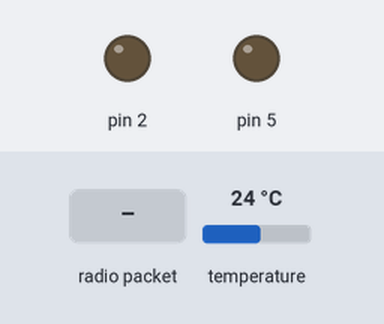
Bench run of a sketch on a simulated Arduino Uno, built with avr-gcc and run on an emulated ATmega328P. Parts: output pins drawn as LEDs (lit = HIGH). Inputs (shaded band) come from the test bench; at power-on: temperature 24 °C. No radio packets arrive unless stated; what the sketch prints to the serial monitor is not drawn.

Above: at 1.2 s.
1.3 s: radio packet "1" arrives
At 2.8 s:
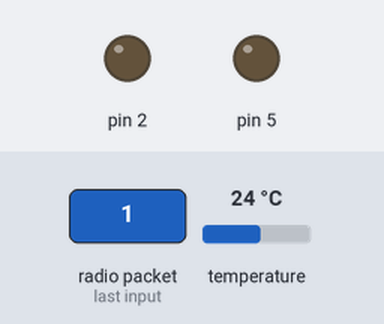
13.1 s: radio packet "0" arrives
At 14.1 s:
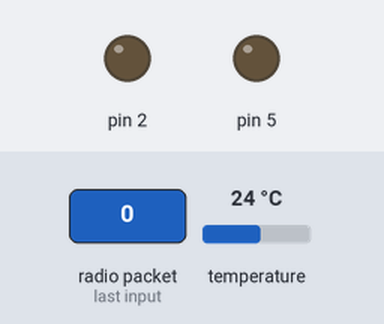
Timing chart, 0 to 30.6 s (numbered marks = the images above; inputs shaded):
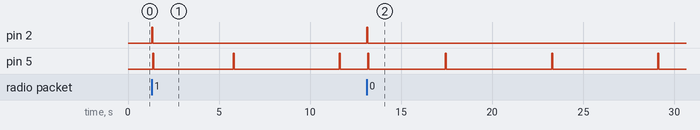

The sketch:

node3.ino
```cpp
#include <SPI.h>
#include <nRF24L01.h>
#include <RF24.h>
#include <OneWire.h>
#include <DallasTemperature.h>

// Data wire is plugged into port 2 on the Arduino
#define ONE_WIRE_BUS 3

// Setup a oneWire instance to communicate with any OneWire devices (not just Maxim/Dallas temperature ICs)
OneWire oneWire(ONE_WIRE_BUS);

// Pass our oneWire reference to Dallas Temperature.
DallasTemperature sensors(&oneWire);

RF24 radio(8, 9);

const byte rxAddr[6] = "00002";
const byte txAddr[6] = "00003";
char text2[32];
char text3[32];
byte nodeid='3';
unsigned long lastTime=0;

void setup()
{
  while (!Serial);
  Serial.begin(9600);
  sensors.begin();
  radio.begin();
  pinMode(2,OUTPUT);
  pinMode(5,OUTPUT);

}

void loop()
{
  digitalWrite(2,LOW);
  digitalWrite(5,LOW);
  relay();
if ((millis() - lastTime) > 5000){
   create_data();
   lastTime = millis();

}
}
  void relay(){
  radio.setRetries(15, 15);
  radio.openReadingPipe(0, rxAddr);
  radio.startListening();
  if (radio.available())
  {

    radio.read(&text2, sizeof(text2));
    Serial.println(text2);

    digitalWrite(2,HIGH);
    delay(50);
    digitalWrite(2,LOW);
    radio.setRetries(15, 15);
    radio.openWritingPipe(txAddr);
    radio.stopListening();
    bool ok = false;
    while (!ok) {
      ok = radio.write(&text2, sizeof(text2));
      if (!ok) {
        Serial.println("failed.\n\r");
        delay(50);
        }
    }
    Serial.println("ok...\n\r");
    digitalWrite(5,HIGH);
    delay(50);
    digitalWrite(5,LOW);
    }
  else
  Serial.println("disconnected");


  }

  void create_data(){
    sensors.requestTemperatures();
    int x=sensors.getTempCByIndex(0);
    Serial.println(x);
    text3[1]= char(x);
    text3[0]=nodeid;
    radio.setRetries(15, 15);
    radio.openWritingPipe(txAddr);
    radio.stopListening();


    bool ok = false;
    while (!ok) {
      ok = radio.write(&text3, sizeof(text3));
      if (!ok) {
        Serial.println("failed.\n\r");
        delay(50);
        }
    }
    Serial.println("ok...\n\r");
    digitalWrite(5,HIGH);
    delay(50);
    digitalWrite(5,LOW);

  }
```

Measured:
- after the input at 1.3 s, pin 2: LOW → HIGH at once, → LOW 0.05 s later
- after the input at 13.1 s, pin 2: LOW → HIGH at once, → LOW 0.05 s later
